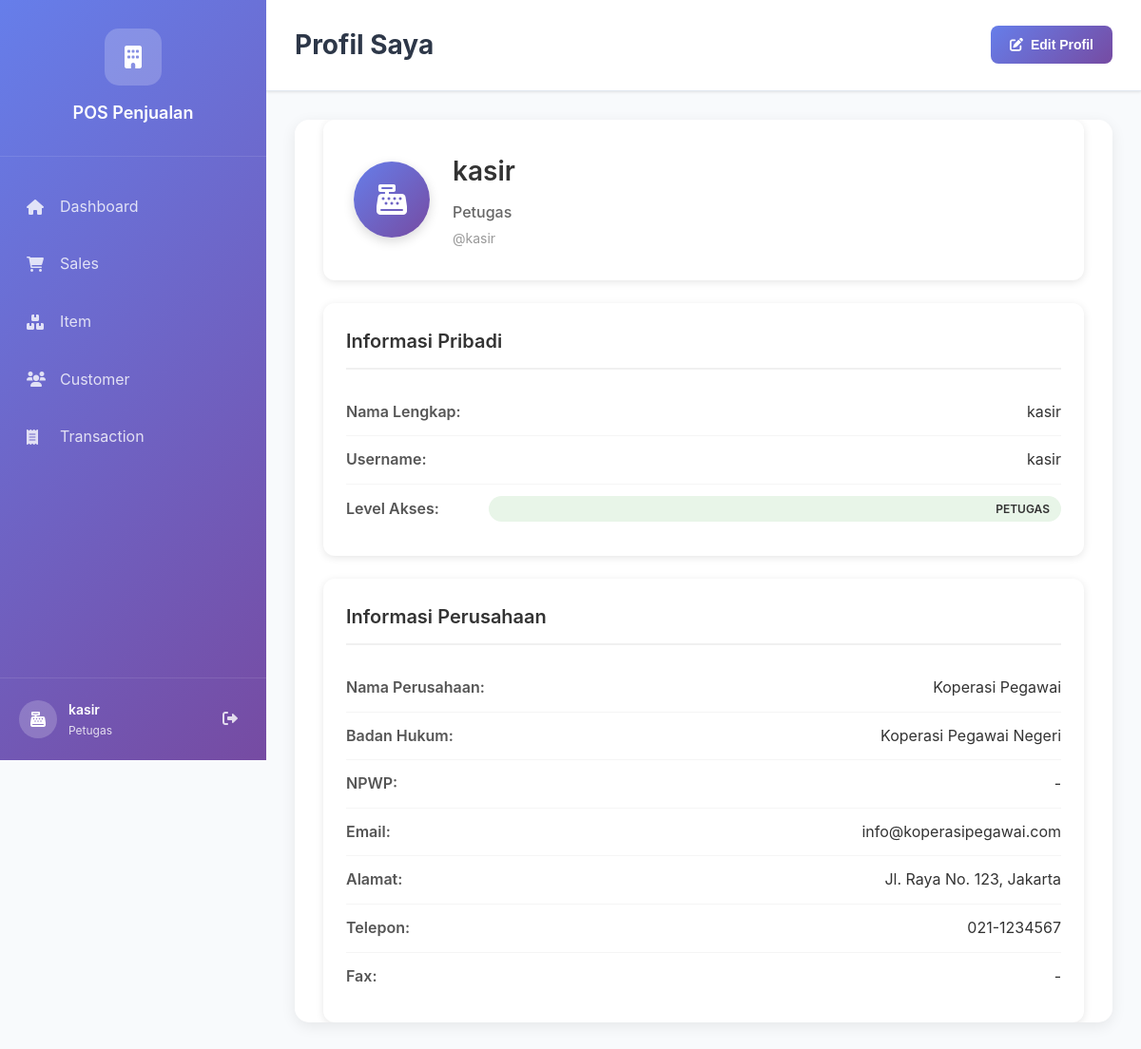
The app's page /pointofsales/profile.php (signed in) with its own data.
### tables this page shows
CREATE TABLE `petugas` (
  `id_user` int(10) UNSIGNED NOT NULL,
  `nama_user` varchar(100) NOT NULL,
  `username` varchar(64) NOT NULL,
  `password` varchar(255) NOT NULL,
  `level` tinyint(3) UNSIGNED NOT NULL
);

CREATE TABLE `identitas` (
  `id_identitas` tinyint(3) UNSIGNED NOT NULL,
  `nama_identitas` varchar(150) NOT NULL,
  `badan_hukum` varchar(100) DEFAULT NULL,
  `npwp` varchar(32) DEFAULT NULL,
  `email` varchar(150) DEFAULT NULL,
  `url` varchar(200) DEFAULT NULL,
  `alamat` text DEFAULT NULL,
  `telp` varchar(50) DEFAULT NULL,
  `fax` varchar(50) DEFAULT NULL,
  `rekening` varchar(120) DEFAULT NULL,
  `foto` varchar(255) DEFAULT NULL
);

### pointofsales/includes/access_control.php (called while the page is built, shortened)
<?php
function hasAccess($requiredLevel) {
    $userLevel = (int)$_SESSION['level'];
    return $userLevel >= $requiredLevel;
}
function getUserRole() {
    $level = (int)$_SESSION['level'];
    switch ($level) {
        case ACCESS_KASIR:
            return ROLE_KASIR;
    }
}
function getUserRoleIcon() {
    $level = (int)$_SESSION['level'];
    switch ($level) {
        case ACCESS_KASIR:
            return 'fas fa-cash-register';
    }
}
function getAccessiblePages() {
    $allPages = [
        'dashboard.php' => ['name' => 'Dashboard', 'icon' => 'fas fa-home', 'level' => ACCESS_KASIR],
        'sales.php' => ['name' => 'Sales', 'icon' => 'fas fa-shopping-cart', 'level' => ACCESS_KASIR],
        'items.php' => ['name' => 'Item', 'icon' => 'fas fa-boxes', 'level' => ACCESS_KASIR],
        'customers.php' => ['name' => 'Customer', 'icon' => 'fas fa-users', 'level' => ACCESS_KASIR],
        'transactions.php' => ['name' => 'Transaction', 'icon' => 'fas fa-receipt', 'level' => ACCESS_KASIR],
        'reports.php' => ['name' => 'Laporan', 'icon' => 'fas fa-chart-bar', 'level' => ACCESS_MANAGER],
        'users.php' => ['name' => 'Pengguna', 'icon' => 'fas fa-user-cog', 'level' => ACCESS_ADMIN],
    ];
    $accessiblePages = [];
    foreach ($allPages as $page => $info) {
        if (hasAccess($info['level'])) {
            $accessiblePages[$page] = $info;
        }
    }
    return $accessiblePages;
}
?>

### pointofsales/profile.php (the view, shortened to what this page needs)
<?php
require_once 'includes/access_control.php';
$pdo = db();
$user = [];
$user_id = $_SESSION['user_id'];
$user_level = $_SESSION['level'];
if ($user_level == 1) {
    $stmt = $pdo->prepare("SELECT * FROM petugas WHERE id_user = ?");
    $stmt->execute([$user_id]);
    $user = $stmt->fetch();
} else if ($user_level == 2) {
    $stmt = $pdo->prepare("SELECT * FROM manager WHERE id_user = ?");
    $stmt->execute([$user_id]);
    $user = $stmt->fetch();
}
$stmt = $pdo->query("SELECT * FROM identitas LIMIT 1");
$identitas = $stmt->fetch();
?>
<!DOCTYPE html>
<html lang="id">
<head>
    <link rel="stylesheet" href="assets/css/dashboard.css">
    <link rel="stylesheet" href="assets/css/profile.css">
    <link href="https://cdnjs.cloudflare.com/ajax/libs/font-awesome/6.0.0/css/all.min.css" rel="stylesheet">
</head>
<body>
    <div class="dashboard-container">
        <aside class="sidebar">
            <div class="sidebar-header">
                <div class="logo">
                    <i class="fas fa-building"></i>
                </div>
                <h2>POS Penjualan</h2>
            </div>
            <ul class="sidebar-menu">
                <?php
                $accessiblePages = getAccessiblePages();
                foreach ($accessiblePages as $page => $info):
                ?>
                <li>
                    <a href="<?php echo $page; ?>">
                        <i class="<?php echo $info['icon']; ?>"></i>
                        <span><?php echo $info['name']; ?></span>
                    </a>
                </li>
                <?php endforeach; ?>
            </ul>
            <div class="sidebar-footer">
                <div class="user-info">
                    <div class="user-avatar">
                        <i class="<?php echo getUserRoleIcon(); ?>"></i>
                    </div>
                    <div class="user-details">
                        <span class="user-name"><?php echo htmlspecialchars($user['nama_user']); ?></span>
                        <span class="user-role"><?php echo getUserRole(); ?></span>
                    </div>
                </div>
                <a href="logout.php" class="logout-btn">
                    <i class="fas fa-sign-out-alt"></i>
                </a>
            </div>
        </aside>
        <main class="main-content">
            <header class="header">
                <h1>Profil Saya</h1>
                <div class="header-actions">
                    <button class="btn btn-primary" onclick="editProfile()">
                        <i class="fas fa-edit"></i>
                        Edit Profil
                    </button>
                </div>
            </header>
            <div class="content-section">
                <div class="profile-container">
                    <div class="profile-header">
                        <div class="profile-avatar">
                            <i class="<?php echo getUserRoleIcon(); ?>"></i>
                        </div>
                        <div class="profile-info">
                            <h2><?php echo htmlspecialchars($user['nama_user']); ?></h2>
                            <p class="profile-role"><?php echo getUserRole(); ?></p>
                            <p class="profile-username">@<?php echo htmlspecialchars($user['username']); ?></p>
                        </div>
                    </div>
                    <div class="profile-details">
                        <div class="detail-group">
                            <h3>Informasi Pribadi</h3>
                            <div class="detail-item">
                                <label>Nama Lengkap:</label>
                                <span><?php echo htmlspecialchars($user['nama_user']); ?></span>
                            </div>
                            <div class="detail-item">
                                <label>Username:</label>
                                <span><?php echo htmlspecialchars($user['username']); ?></span>
                            </div>
                            <div class="detail-item">
                                <label>Level Akses:</label>
                                <span class="level-badge level-<?php echo strtolower(getUserRole()); ?>"><?php echo getUserRole(); ?></span>
                            </div>
                        </div>
                        <?php if ($identitas): ?>
                        <div class="detail-group">
                            <h3>Informasi Perusahaan</h3>
                            <div class="detail-item">
                                <label>Nama Perusahaan:</label>
                                <span><?php echo htmlspecialchars($identitas['nama_identitas']); ?></span>
                            </div>
                            <div class="detail-item">
                                <label>Badan Hukum:</label>
                                <span><?php echo htmlspecialchars($identitas['badan_hukum'] ?? '-'); ?></span>
                            </div>
                            <div class="detail-item">
                                <label>NPWP:</label>
                                <span><?php echo htmlspecialchars($identitas['npwp'] ?? '-'); ?></span>
                            </div>
                            <div class="detail-item">
                                <label>Email:</label>
                                <span><?php echo htmlspecialchars($identitas['email'] ?? '-'); ?></span>
                            </div>
                            <div class="detail-item">
                                <label>Alamat:</label>
                                <span><?php echo htmlspecialchars($identitas['alamat'] ?? '-'); ?></span>
                            </div>
                            <div class="detail-item">
                                <label>Telepon:</label>
                                <span><?php echo htmlspecialchars($identitas['telp'] ?? '-'); ?></span>
                            </div>
                            <div class="detail-item">
                                <label>Fax:</label>
                                <span><?php echo htmlspecialchars($identitas['fax'] ?? '-'); ?></span>
                            </div>
                        </div>
                        <?php endif; ?>
                    </div>
                </div>
            </div>
        </main>
    </div>
</body>
</html>

### pointofsales/assets/css/dashboard.css (style rules this page uses)
* { margin: 0; padding: 0; box-sizing: border-box; }
body { font-family: 'Inter', -apple-system, BlinkMacSystemFont, 'Segoe UI', Roboto, sans-serif; background: #f8fafc; color: #2d3748; line-height: 1.6; }
.dashboard-container { display: flex; min-height: 100vh; }
.sidebar { width: 280px; background: linear-gradient(135deg, #667eea 0%, #764ba2 100%); color: white; position: fixed; height: 100vh; overflow-y: auto; z-index: 1000; }
.sidebar-header { padding: 30px 20px; text-align: center; border-bottom: 1px solid rgba(255, 255, 255, 0.1); }
.sidebar-header .logo { width: 60px; height: 60px; background: rgba(255, 255, 255, 0.2); border-radius: 15px; display: flex; align-items: center; justify-content: center; margin: 0 auto 15px; font-size: 24px; }
.sidebar-header h2 { font-size: 18px; font-weight: 600; margin: 0; }
.sidebar-menu { list-style: none; padding: 20px 0; }
.sidebar-menu li { margin: 5px 0; }
.sidebar-menu a { display: flex; align-items: center; padding: 15px 25px; color: rgba(255, 255, 255, 0.8); text-decoration: none; transition: all 0.3s ease; border-left: 3px solid transparent; }
.sidebar-menu a i { width: 20px; margin-right: 15px; font-size: 16px; }
.sidebar-footer { position: absolute; bottom: 0; left: 0; right: 0; padding: 20px; border-top: 1px solid rgba(255, 255, 255, 0.1); display: flex; align-items: center; justify-content: space-between; }
.user-info { display: flex; align-items: center; flex: 1; }
.user-avatar { width: 40px; height: 40px; background: rgba(255, 255, 255, 0.2); border-radius: 50%; display: flex; align-items: center; justify-content: center; margin-right: 12px; }
.user-details { display: flex; flex-direction: column; }
.user-name { font-weight: 600; font-size: 14px; }
.user-role { font-size: 12px; opacity: 0.8; }
.logout-btn { color: rgba(255, 255, 255, 0.8); padding: 10px; border-radius: 8px; transition: all 0.3s ease; }
.main-content { flex: 1; margin-left: 280px; padding: 0; }
.header { background: white; padding: 25px 30px; border-bottom: 1px solid #e2e8f0; display: flex; align-items: center; justify-content: space-between; box-shadow: 0 1px 3px rgba(0, 0, 0, 0.1); }
.header h1 { font-size: 28px; font-weight: 700; color: #2d3748; }
.header-actions { display: flex; gap: 15px; }
.btn { padding: 12px 20px; border: none; border-radius: 8px; font-size: 14px; font-weight: 600; cursor: pointer; transition: all 0.3s ease; display: inline-flex; align-items: center; gap: 8px; text-decoration: none; }
.btn-primary { background: linear-gradient(135deg, #667eea, #764ba2); color: white; }
.content-section { margin: 30px; background: white; border-radius: 15px; box-shadow: 0 4px 15px rgba(0, 0, 0, 0.08); overflow: hidden; }
.stat-card, .content-section { animation: fadeInUp 0.6s ease-out forwards; }

### pointofsales/assets/css/profile.css (style rules this page uses)
.profile-container { max-width: 800px; margin: 0 auto; }
.profile-header { display: flex; align-items: center; gap: 24px; padding: 32px; background: white; border-radius: 12px; box-shadow: 0 2px 8px rgba(0, 0, 0, 0.1); margin-bottom: 24px; }
.profile-avatar { width: 80px; height: 80px; border-radius: 50%; background: linear-gradient(135deg, #667eea 0%, #764ba2 100%); display: flex; align-items: center; justify-content: center; font-size: 32px; color: white; box-shadow: 0 4px 12px rgba(0, 0, 0, 0.15); }
.profile-info h2 { margin: 0 0 8px 0; font-size: 28px; font-weight: 600; color: #333; }
.profile-role { margin: 0 0 4px 0; font-size: 16px; color: #666; font-weight: 500; }
.profile-username { margin: 0; font-size: 14px; color: #999; }
.profile-details { display: grid; gap: 24px; }
.detail-group { background: white; border-radius: 12px; padding: 24px; box-shadow: 0 2px 8px rgba(0, 0, 0, 0.1); }
.detail-group h3 { margin: 0 0 20px 0; font-size: 20px; font-weight: 600; color: #333; border-bottom: 2px solid #f0f0f0; padding-bottom: 12px; }
.detail-item { display: flex; justify-content: space-between; align-items: center; padding: 12px 0; border-bottom: 1px solid #f5f5f5; }
.detail-item:last-child { border-bottom: none; }
.detail-item label { font-weight: 600; color: #555; min-width: 150px; }
.detail-item span { color: #333; text-align: right; flex: 1; }
.level-badge { padding: 4px 12px; border-radius: 20px; font-size: 12px; font-weight: 600; text-transform: uppercase; }
.level-petugas { background: #e8f5e8; color: #2e7d32; }

### records on screen
petugas: nama_user "kasir", username "kasir"
identitas: nama_identitas "Koperasi Pegawai", badan_hukum "Koperasi Pegawai Negeri", npwp "-", email "info@koperasipegawai.com", alamat "Jl. Raya No. 123, Jakarta", telp "021-1234567", fax "-"

### other values on screen
$info['name'] "Dashboard"
$info['name'] "Sales"
$info['name'] "Item"
$info['name'] "Customer"
$info['name'] "Transaction"
getUserRole() "Petugas"
getUserRole() "PETUGAS"
